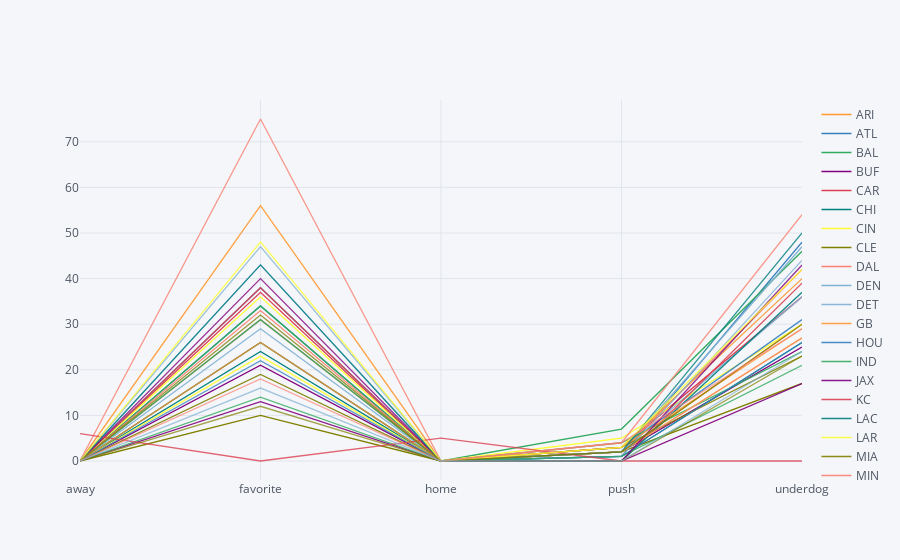

The notebook cell saved with this chart:
### Code cell
pd.crosstab(data_filtered.spread_result, data_filtered.team_favorite_id).iplot()

### Figure 1 — Plotly figure (JSON) as saved in the notebook; plotly's stock layout.template omitted (floating-point values rounded to 4 significant figures)
{"data": [{"line": {"color": "rgba(255, 153, 51, 1.0)", "dash": "solid", "shape": "linear", "width": 1.3}, "mode": "lines", "name": "ARI", "text": "", "type": "scatter", "uid": "03f2e5c2-9d29-11e9-8325-88e9fe6538ec", "x": ["away", "favorite", "home", "push", "underdog"], "y": [0, 26, 0, 2, 30]}, {"line": {"color": "rgba(55, 128, 191, 1.0)", "dash": "solid", "shape": "linear", "width": 1.3}, "mode": "lines", "name": "ATL", "text": "", "type": "scatter", "uid": "03f3f6ba-9d29-11e9-8545-88e9fe6538ec", "x": ["away", "favorite", "home", "push", "underdog"], "y": [0, 34, 0, 1, 48]}, {"line": {"color": "rgba(50, 171, 96, 1.0)", "dash": "solid", "shape": "linear", "width": 1.3}, "mode": "lines", "name": "BAL", "text": "", "type": "scatter", "uid": "03f3f8a4-9d29-11e9-80c5-88e9fe6538ec", "x": ["away", "favorite", "home", "push", "underdog"], "y": [0, 34, 0, 7, 46]}, {"line": {"color": "rgba(128, 0, 128, 1.0)", "dash": "solid", "shape": "linear", "width": 1.3}, "mode": "lines", "name": "BUF", "text": "", "type": "scatter", "uid": "03f3f99e-9d29-11e9-9b85-88e9fe6538ec", "x": ["away", "favorite", "home", "push", "underdog"], "y": [0, 21, 0, 2, 25]}, {"line": {"color": "rgba(219, 64, 82, 1.0)", "dash": "solid", "shape": "linear", "width": 1.3}, "mode": "lines", "name": "CAR", "text": "", "type": "scatter", "uid": "03f3fa7a-9d29-11e9-8f9b-88e9fe6538ec", "x": ["away", "favorite", "home", "push", "underdog"], "y": [0, 37, 0, 3, 36]}, {"line": {"color": "rgba(0, 128, 128, 1.0)", "dash": "solid", "shape": "linear", "width": 1.3}, "mode": "lines", "name": "CHI", "text": "", "type": "scatter", "uid": "03f3fb42-9d29-11e9-87fa-88e9fe6538ec", "x": ["away", "favorite", "home", "push", "underdog"], "y": [0, 24, 0, 1, 26]}, {"line": {"color": "rgba(255, 255, 51, 1.0)", "dash": "solid", "shape": "linear", "width": 1.3}, "mode": "lines", "name": "CIN", "text": "", "type": "scatter", "uid": "03f3fc14-9d29-11e9-98c5-88e9fe6538ec", "x": ["away", "favorite", "home", "push", "underdog"], "y": [0, 36, 0, 5, 30]}, {"line": {"color": "rgba(128, 128, 0, 1.0)", "dash": "solid", "shape": "linear", "width": 1.3}, "mode": "lines", "name": "CLE", "text": "", "type": "scatter", "uid": "03f3fce6-9d29-11e9-ac0b-88e9fe6538ec", "x": ["away", "favorite", "home", "push", "underdog"], "y": [0, 10, 0, 2, 17]}, {"line": {"color": "rgba(251, 128, 114, 1.0)", "dash": "solid", "shape": "linear", "width": 1.3}, "mode": "lines", "name": "DAL", "text": "", "type": "scatter", "uid": "03f3fdb8-9d29-11e9-8739-88e9fe6538ec", "x": ["away", "favorite", "home", "push", "underdog"], "y": [0, 31, 0, 2, 42]}, {"line": {"color": "rgba(128, 177, 211, 1.0)", "dash": "solid", "shape": "linear", "width": 1.3}, "mode": "lines", "name": "DEN", "text": "", "type": "scatter", "uid": "03f3fe8a-9d29-11e9-a723-88e9fe6538ec", "x": ["away", "favorite", "home", "push", "underdog"], "y": [0, 43, 0, 2, 47]}, {"line": {"color": "rgba(128, 177, 211, 0.8999999999999999)", "dash": "solid", "shape": "linear", "width": 1.3}, "mode": "lines", "name": "DET", "text": "", "type": "scatter", "uid": "03f3ff48-9d29-11e9-a4d6-88e9fe6538ec", "x": ["away", "favorite", "home", "push", "underdog"], "y": [0, 29, 0, 2, 36]}, {"line": {"color": "rgba(255, 153, 51, 0.8999999999999999)", "dash": "solid", "shape": "linear", "width": 1.3}, "mode": "lines", "name": "GB", "text": "", "type": "scatter", "uid": "03f40006-9d29-11e9-89fd-88e9fe6538ec", "x": ["away", "favorite", "home", "push", "underdog"], "y": [0, 56, 0, 3, 40]}, {"line": {"color": "rgba(55, 128, 191, 0.8999999999999999)", "dash": "solid", "shape": "linear", "width": 1.3}, "mode": "lines", "name": "HOU", "text": "", "type": "scatter", "uid": "03f400cc-9d29-11e9-8b8f-88e9fe6538ec", "x": ["away", "favorite", "home", "push", "underdog"], "y": [0, 38, 0, 3, 31]}, {"line": {"color": "rgba(50, 171, 96, 0.8999999999999999)", "dash": "solid", "shape": "linear", "width": 1.3}, "mode": "lines", "name": "IND", "text": "", "type": "scatter", "uid": "03f4019e-9d29-11e9-96aa-88e9fe6538ec", "x": ["away", "favorite", "home", "push", "underdog"], "y": [0, 31, 0, 4, 24]}, {"line": {"color": "rgba(128, 0, 128, 0.8999999999999999)", "dash": "solid", "shape": "linear", "width": 1.3}, "mode": "lines", "name": "JAX", "text": "", "type": "scatter", "uid": "03f4025e-9d29-11e9-848b-88e9fe6538ec", "x": ["away", "favorite", "home", "push", "underdog"], "y": [0, 13, 0, 0, 17]}, {"line": {"color": "rgba(219, 64, 82, 0.8999999999999999)", "dash": "solid", "shape": "linear", "width": 1.3}, "mode": "lines", "name": "KC", "text": "", "type": "scatter", "uid": "03f40326-9d29-11e9-ad32-88e9fe6538ec", "x": ["away", "favorite", "home", "push", "underdog"], "y": [0, 38, 0, 0, 39]}, {"line": {"color": "rgba(0, 128, 128, 0.8999999999999999)", "dash": "solid", "shape": "linear", "width": 1.3}, "mode": "lines", "name": "LAC", "text": "", "type": "scatter", "uid": "03f403ee-9d29-11e9-ac3b-88e9fe6538ec", "x": ["away", "favorite", "home", "push", "underdog"], "y": [0, 26, 0, 0, 37]}, {"line": {"color": "rgba(255, 255, 51, 0.8999999999999999)", "dash": "solid", "shape": "linear", "width": 1.3}, "mode": "lines", "name": "LAR", "text": "", "type": "scatter", "uid": "03f404ca-9d29-11e9-b998-88e9fe6538ec", "x": ["away", "favorite", "home", "push", "underdog"], "y": [0, 23, 0, 2, 27]}, {"line": {"color": "rgba(128, 128, 0, 0.8999999999999999)", "dash": "solid", "shape": "linear", "width": 1.3}, "mode": "lines", "name": "MIA", "text": "", "type": "scatter", "uid": "03f405a6-9d29-11e9-ba50-88e9fe6538ec", "x": ["away", "favorite", "home", "push", "underdog"], "y": [0, 19, 0, 3, 23]}, {"line": {"color": "rgba(251, 128, 114, 0.8999999999999999)", "dash": "solid", "shape": "linear", "width": 1.3}, "mode": "lines", "name": "MIN", "text": "", "type": "scatter", "uid": "03f4066e-9d29-11e9-a212-88e9fe6538ec", "x": ["away", "favorite", "home", "push", "underdog"], "y": [0, 33, 0, 2, 27]}, {"line": {"color": "rgba(251, 128, 114, 0.7999999999999998)", "dash": "solid", "shape": "linear", "width": 1.3}, "mode": "lines", "name": "NE", "text": "", "type": "scatter", "uid": "03f40736-9d29-11e9-bd04-88e9fe6538ec", "x": ["away", "favorite", "home", "push", "underdog"], "y": [0, 75, 0, 4, 54]}, {"line": {"color": "rgba(128, 177, 211, 0.7999999999999998)", "dash": "solid", "shape": "linear", "width": 1.3}, "mode": "lines", "name": "NO", "text": "", "type": "scatter", "uid": "03f407f4-9d29-11e9-a91d-88e9fe6538ec", "x": ["away", "favorite", "home", "push", "underdog"], "y": [0, 47, 0, 1, 44]}, {"line": {"color": "rgba(255, 153, 51, 0.7999999999999998)", "dash": "solid", "shape": "linear", "width": 1.3}, "mode": "lines", "name": "NYG", "text": "", "type": "scatter", "uid": "03f408a8-9d29-11e9-ac95-88e9fe6538ec", "x": ["away", "favorite", "home", "push", "underdog"], "y": [0, 26, 0, 3, 29]}, {"line": {"color": "rgba(55, 128, 191, 0.7999999999999998)", "dash": "solid", "shape": "linear", "width": 1.3}, "mode": "lines", "name": "NYJ", "text": "", "type": "scatter", "uid": "03f40970-9d29-11e9-a8e1-88e9fe6538ec", "x": ["away", "favorite", "home", "push", "underdog"], "y": [0, 22, 0, 1, 26]}, {"line": {"color": "rgba(50, 171, 96, 0.7999999999999998)", "dash": "solid", "shape": "linear", "width": 1.3}, "mode": "lines", "name": "OAK", "text": "", "type": "scatter", "uid": "03f40a38-9d29-11e9-8e82-88e9fe6538ec", "x": ["away", "favorite", "home", "push", "underdog"], "y": [0, 14, 0, 1, 21]}, {"line": {"color": "rgba(128, 0, 128, 0.7999999999999998)", "dash": "solid", "shape": "linear", "width": 1.3}, "mode": "lines", "name": "PHI", "text": "", "type": "scatter", "uid": "03f40b0a-9d29-11e9-91cf-88e9fe6538ec", "x": ["away", "favorite", "home", "push", "underdog"], "y": [0, 40, 0, 0, 43]}, {"line": {"color": "rgba(219, 64, 82, 0.7999999999999998)", "dash": "solid", "shape": "linear", "width": 1.3}, "mode": "lines", "name": "PICK", "text": "", "type": "scatter", "uid": "03f40bc8-9d29-11e9-9875-88e9fe6538ec", "x": ["away", "favorite", "home", "push", "underdog"], "y": [6, 0, 5, 0, 0]}, {"line": {"color": "rgba(0, 128, 128, 0.7999999999999998)", "dash": "solid", "shape": "linear", "width": 1.3}, "mode": "lines", "name": "PIT", "text": "", "type": "scatter", "uid": "03f40c9a-9d29-11e9-9f9b-88e9fe6538ec", "x": ["away", "favorite", "home", "push", "underdog"], "y": [0, 43, 0, 2, 50]}, {"line": {"color": "rgba(255, 255, 51, 0.7999999999999998)", "dash": "solid", "shape": "linear", "width": 1.3}, "mode": "lines", "name": "SEA", "text": "", "type": "scatter", "uid": "03f40d4c-9d29-11e9-817d-88e9fe6538ec", "x": ["away", "favorite", "home", "push", "underdog"], "y": [0, 48, 0, 3, 42]}, {"line": {"color": "rgba(128, 128, 0, 0.7999999999999998)", "dash": "solid", "shape": "linear", "width": 1.3}, "mode": "lines", "name": "SF", "text": "", "type": "scatter", "uid": "03f40e1e-9d29-11e9-8fd2-88e9fe6538ec", "x": ["away", "favorite", "home", "push", "underdog"], "y": [0, 32, 0, 2, 30]}, {"line": {"color": "rgba(128, 128, 0, 0.7)", "dash": "solid", "shape": "linear", "width": 1.3}, "mode": "lines", "name": "TB", "text": "", "type": "scatter", "uid": "03f40eca-9d29-11e9-a522-88e9fe6538ec", "x": ["away", "favorite", "home", "push", "underdog"], "y": [0, 12, 0, 0, 23]}, {"line": {"color": "rgba(251, 128, 114, 0.7)", "dash": "solid", "shape": "linear", "width": 1.3}, "mode": "lines", "name": "TEN", "text": "", "type": "scatter", "uid": "03f40f92-9d29-11e9-951d-88e9fe6538ec", "x": ["away", "favorite", "home", "push", "underdog"], "y": [0, 18, 0, 4, 29]}, {"line": {"color": "rgba(128, 177, 211, 0.7)", "dash": "solid", "shape": "linear", "width": 1.3}, "mode": "lines", "name": "WAS", "text": "", "type": "scatter", "uid": "03f41050-9d29-11e9-a7ea-88e9fe6538ec", "x": ["away", "favorite", "home", "push", "underdog"], "y": [0, 16, 0, 0, 24]}], "layout": {"legend": {"bgcolor": "#F5F6F9", "font": {"color": "#4D5663"}}, "paper_bgcolor": "#F5F6F9", "plot_bgcolor": "#F5F6F9", "titlefont": {"color": "#4D5663"}, "xaxis": {"gridcolor": "#E1E5ED", "showgrid": true, "tickfont": {"color": "#4D5663"}, "title": "", "titlefont": {"color": "#4D5663"}, "zerolinecolor": "#E1E5ED"}, "yaxis": {"gridcolor": "#E1E5ED", "showgrid": true, "tickfont": {"color": "#4D5663"}, "title": "", "titlefont": {"color": "#4D5663"}, "zerolinecolor": "#E1E5ED"}}}
